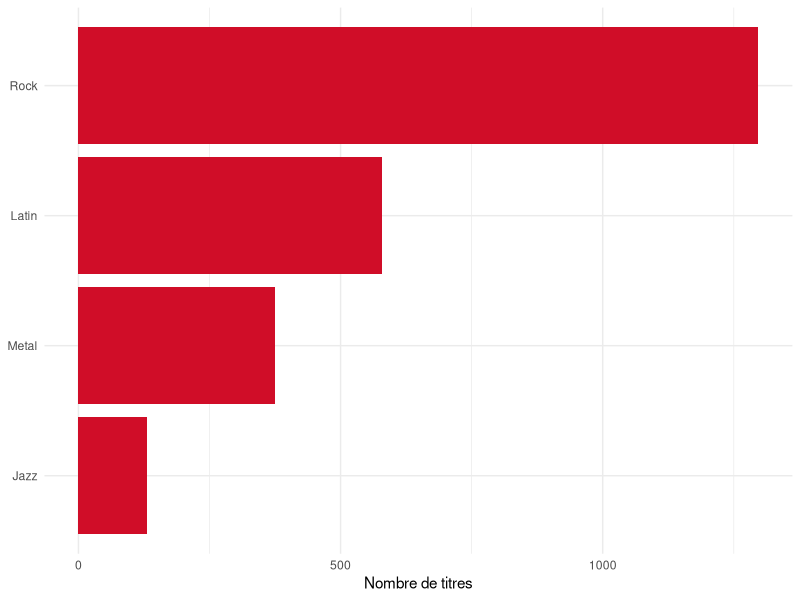

The R script that drew this image:
## ---- chunk 1
#| label: fig-r-example
#| fig-cap: "Figure produite avec R. Quarto exécute le code lors du rendu et insère le graphique."
#| fig-width: 6
#| fig-height: 2.5
library(ggplot2)
tracks <- data.frame(
  genre = c("Rock", "Latin", "Metal", "Jazz"),
  n = c(1297, 579, 374, 130)
)
ggplot(tracks, aes(x = reorder(genre, n), y = n)) +
  geom_col(fill = "#D00D28") +
  coord_flip() + labs(x = NULL, y = "Nombre de titres") + theme_minimal()
